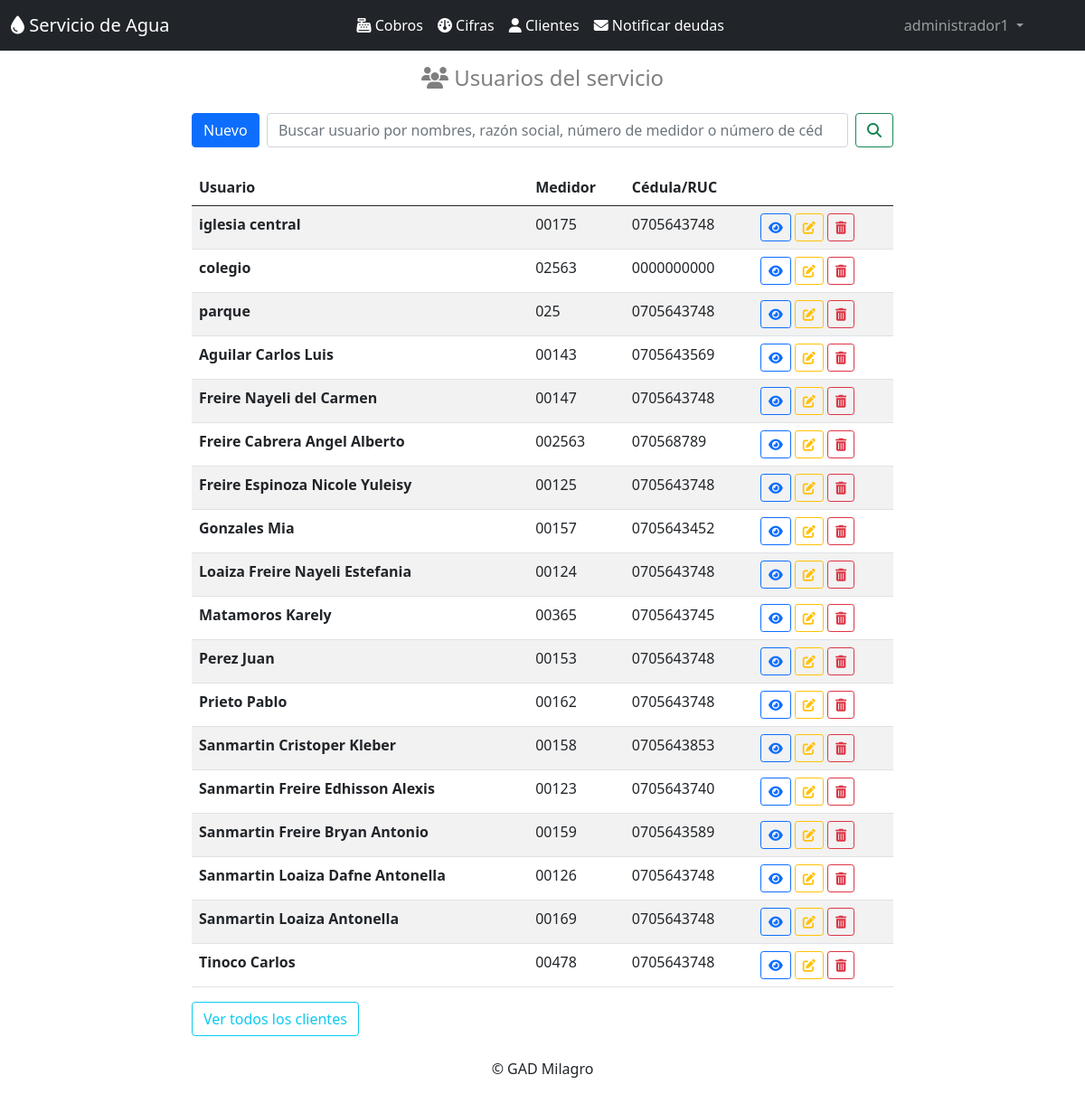
The app's page /clientes/ (signed in) with its own data.
### clientes/models.py (models this page shows, shortened)
class Cliente(models.Model):
    nombres=models.CharField(max_length=50)
    apellidos=models.CharField(max_length=30,null=True, blank=True)
    detalle=models.CharField(max_length=30,null=True, blank=True)
    medidor=models.CharField(max_length=10, unique=True)
    cedula=models.CharField(max_length=15)
    email=models.EmailField()
    direccion=models.CharField(max_length=50,null=True, blank=True)
    celular=models.CharField(max_length=10,null=True, blank=True)
    deuda=models.CharField(max_length=1, choices=deuda, default='n',null=True, blank=True)
    ultima_cifra=models.CharField(max_length=30,default='null',null=True, blank=True)
    class Meta:
        db_table = 'cliente'
        verbose_name = 'Cliente'
        verbose_name_plural = 'clientes'
        ordering = ['apellidos']

### clientes/views.py (the view, shortened to what this page needs)
# urls.py: path('clientes/', listar_clientes, name="listarclientes"),
def listar_clientes(request):
    busqueda = request.GET.get("buscar")
    try:
        clientes = Cliente.objects.all()
    except Cliente.DoesNotExist:
                raise Http404
    return render(request, "clientes.html", {"clientes": clientes})

### templates/clientes.html (shortened to what this page needs)
{% extends "home.html" %}
{% block content %}
<div class="container mb-1 " style="max-width: 800px;">
    <h4 class="text-black-50 text-center py-3"><i class="fa-solid fa-users"></i> Usuarios del servicio </h4>
</div>
<div class="container " style="max-width: 800px;">
    <form class="d-flex" method="GET">
        <a class="btn btn-primary" href="/crearcliente">Nuevo</a> &nbsp;&nbsp;
        <input class="form-control me-2" type="search" placeholder="Buscar usuario por nombres, razón social, número de medidor o número de cédula" aria-label="Search" name="buscar" value="">
        <button class="btn btn-outline-success" type="submit"><i class="fa-solid fa-magnifying-glass"></i></button>
    </form>
</div>
<div class="container py-4" style="max-width: 800px;">
    <table class="table table-responsive table-striped">
        <thead>
            <tr>
                <th>Usuario</th>
                <th>Medidor</th>
                <th>Cédula/RUC</th>
                <th></th>
            </tr>
        </thead>
        <tbody>
            {% for cliente in clientes %}
            <tr>
              <th scope="row">{% if cliente.apellidos == None %}  {% else %} {{ cliente.apellidos }} {% endif %}{{ cliente.nombres }} </th>
                <td>{{ cliente.medidor }}</td>
                <td>{{ cliente.cedula }}</td>
                <td><a class="btn btn-sm btn-outline-primary " href="/vercliente/{{cliente.id}}"><i class="fa-solid fa-eye"></i></a>
                    <a class="btn btn-sm btn-outline-warning" href="/editarcliente/{{cliente.id}}"><i class="fa-solid fa-pen-to-square"></i></a>
                    <a class="btn btn-sm btn-outline-danger" href="/eliminarcliente/{{cliente.id}}"><i class="fa-solid fa-trash-can"></i></a>
                </td>
            </tr>
            {% endfor %}
        </tbody>
    </table>
    <a class="btn btn-outline-info" href="/clientes">Ver todos los clientes</a> &nbsp;&nbsp;
</div>
{% endblock %}

### templates/home.html (shortened to what this page needs)
<!doctype html>
<html lang="es">
    <head>
        <link href="https://cdn.jsdelivr.net/npm/bootstrap@5.0.2/dist/css/bootstrap.min.css" rel="stylesheet">
        <link href="https://cdnjs.cloudflare.com/ajax/libs/font-awesome/6.2.1/css/all.min.css" rel="stylesheet">
        {% load static %}
    </head>
    <body >
        {% if user.is_authenticated %}
            <nav class="navbar navbar-expand-lg navbar-dark bg-dark " >
                <div class="container-fluid">
                        <a class="navbar-brand" href="/">
                            <i class="fa-sharp fa-solid fa-droplet"></i> Servicio de Agua</a>
                    <div class="collapse navbar-collapse" id="navbarSupportedContent">
                        <ul class="navbar-nav ms-auto mb-2 mb-lg-0">
                            <li class="nav-item">
                                <a class="nav-item nav-link active" href="/cobros"><i class="fa-solid fa-cash-register"></i> Cobros</a>
                            </li>
                            <li class="nav-item ">
                                <a class="nav-item nav-link active" href="/cifras"><i class="fa-solid fa-gauge"></i> Cifras</a>
                            </li>
                            <li class="nav-item">
                                <a class="nav-item nav-link active" href="/clientes"><i class="fa-solid fa-user"></i> Clientes</a>
                            </li>
                            <li class="nav-item dropdown">
                                <a class="nav-item nav-link active" href="/notificaciones"><i class="fa-solid fa-envelope"></i> Notificar deudas</a>
                            </li>
                        </ul>
                        <ul class="navbar-nav ms-auto   mb-2 mb-lg-0">
                            <li class="nav-item dropdown">
                                <a class="nav-link dropdown-toggle" href="#" id="navbarDarkDropdownMenuLink" role="button" data-bs-toggle="dropdown" aria-expanded="false">
                                    {{ user }}
                                </a>
                            </li>
                        </ul>
                    </div>
                </div>
            </nav>
            {% block content %}{% endblock %}
        {% else %}
                            {% load static %}
        {% endif %}
        <p class="text-center">© GAD Milagro</p>
  </body>
</html>

### records on screen
Cliente: nombres "iglesia central", medidor "00175", cedula "0705643748"
Cliente: nombres "colegio", medidor "02563", cedula "0000000000"
Cliente: nombres "parque", medidor "025", cedula "0705643748"
Cliente: apellidos "Aguilar", nombres "Carlos Luis", medidor "00143", cedula "0705643569"
Cliente: apellidos "Freire", nombres "Nayeli del Carmen", medidor "00147", cedula "0705643748"
Cliente: apellidos "Freire Cabrera", nombres "Angel Alberto", medidor "002563", cedula "070568789"
Cliente: apellidos "Freire Espinoza", nombres "Nicole Yuleisy", medidor "00125", cedula "0705643748"
Cliente: apellidos "Gonzales", nombres "Mia", medidor "00157", cedula "0705643452"
Cliente: apellidos "Loaiza Freire", nombres "Nayeli Estefania", medidor "00124", cedula "0705643748"
Cliente: apellidos "Matamoros", nombres "Karely", medidor "00365", cedula "0705643745"
Cliente: apellidos "Perez", nombres "Juan", medidor "00153", cedula "0705643748"
Cliente: apellidos "Prieto", nombres "Pablo", medidor "00162", cedula "0705643748"
Cliente: apellidos "Sanmartin", nombres "Cristoper Kleber", medidor "00158", cedula "0705643853"
Cliente: apellidos "Sanmartin Freire", nombres "Edhisson Alexis", medidor "00123", cedula "0705643740"
Cliente: apellidos "Sanmartin Freire", nombres "Bryan Antonio", medidor "00159", cedula "0705643589"
Cliente: apellidos "Sanmartin Loaiza", nombres "Dafne Antonella", medidor "00126", cedula "0705643748"
Cliente: apellidos "Sanmartin Loaiza", nombres "Antonella", medidor "00169", cedula "0705643748"
Cliente: apellidos "Tinoco", nombres "Carlos", medidor "00478", cedula "0705643748"

### other values on screen
{{ user }} "administrador1"
